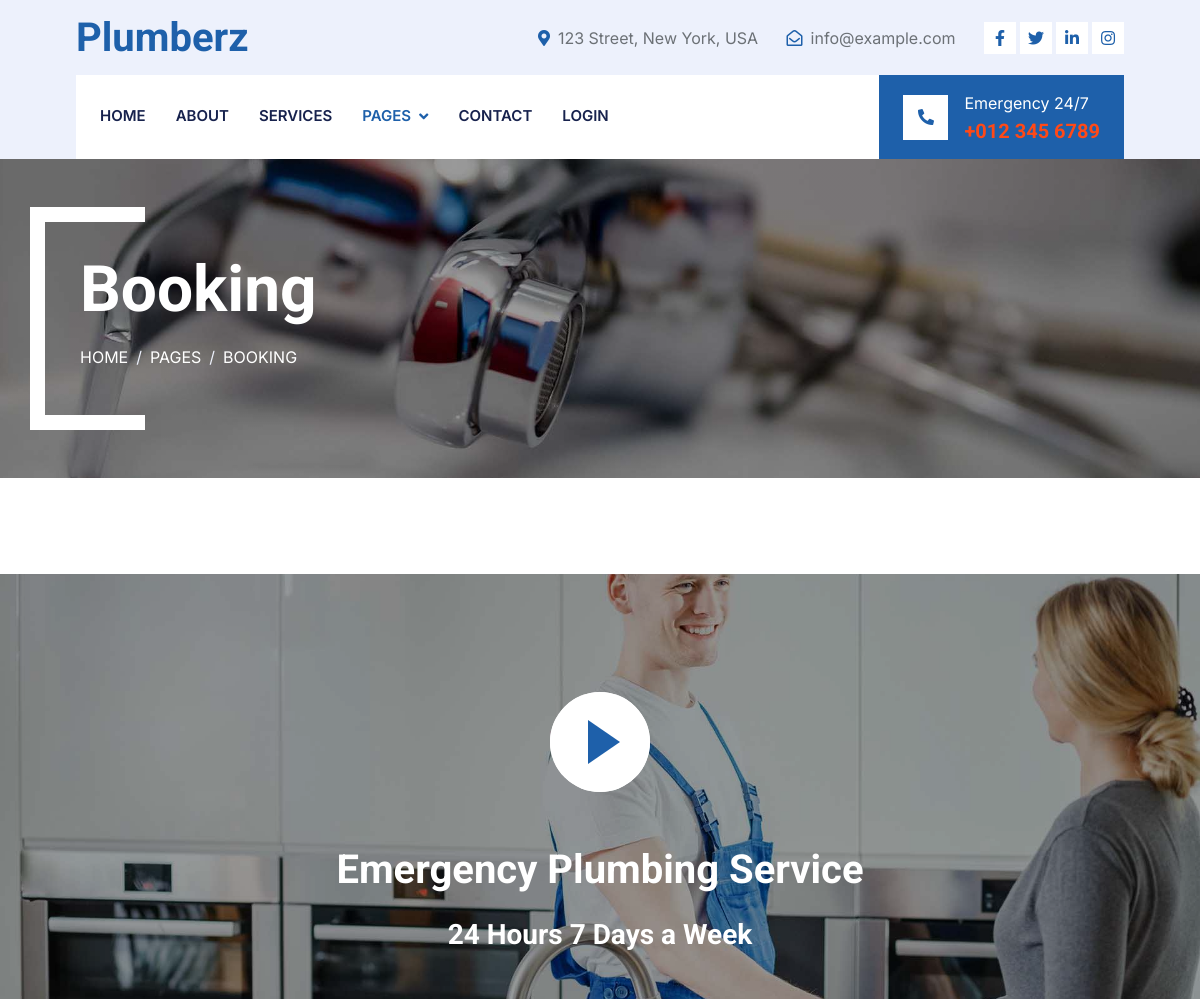
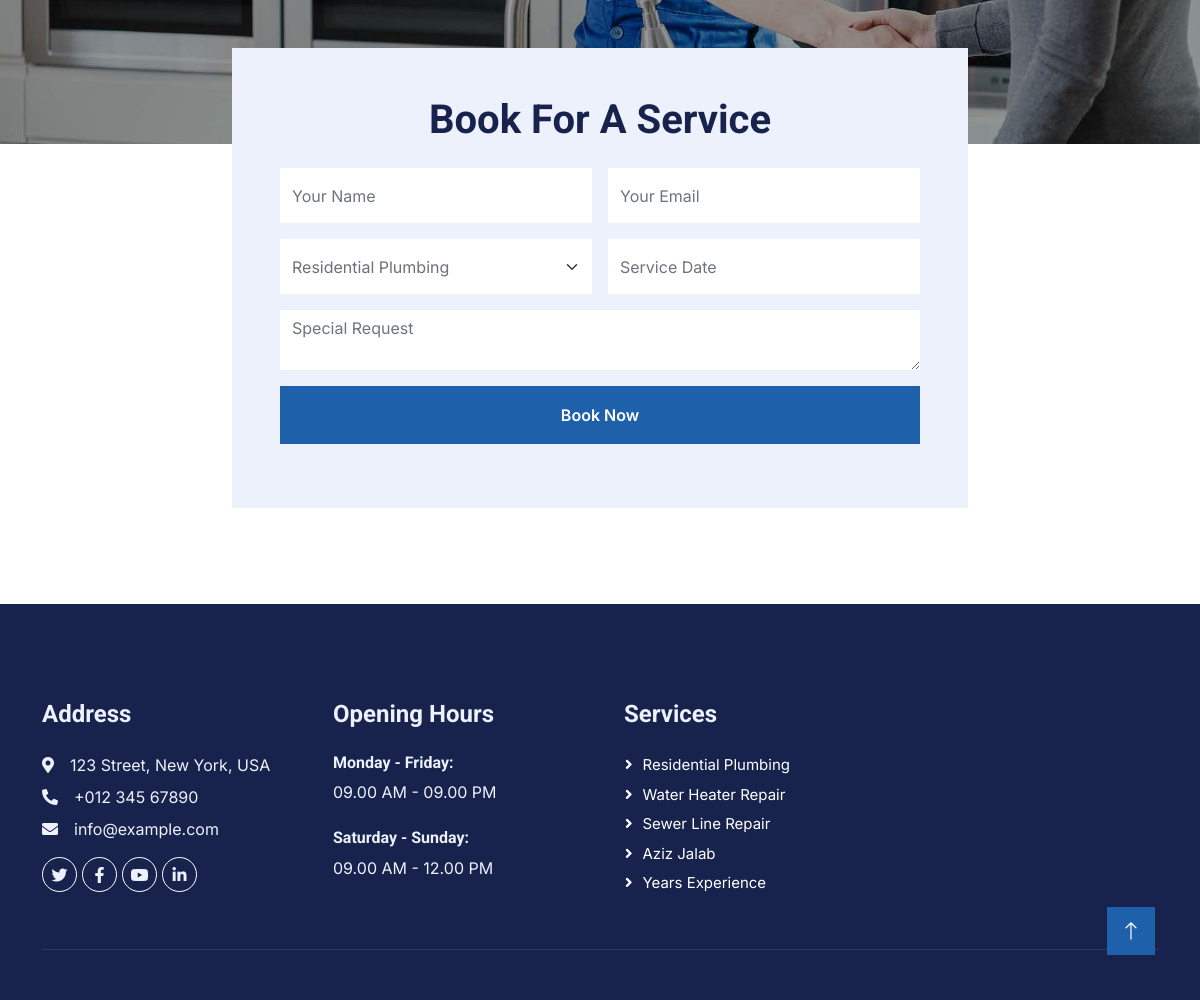
The page /booking/ on the database its author committed (2 pictures, top to bottom).
### pages/models.py (models this page shows, shortened)
class Service(models.Model):
    title = models.CharField(verbose_name="Название категории", max_length=150, unique=True)
    description = models.TextField(verbose_name="Описание услуги")
    slug = models.SlugField(blank=True, null=True, unique=True)
    quality = models.BooleanField(default=False)
    customer = models.BooleanField(default=False)
    supports = models.BooleanField(default=False)
    class Meta:
        verbose_name = "Сервис"
        verbose_name_plural = "Сервисы"

### pages/views.py (the view, shortened to what this page needs)
# urls.py: path("booking/", views.booking_view, name="booking"),
def booking_view(request):
    services = Service.objects.all()
    context = {
        'active_page': 'pages',
        'services': services,
    }
    return render(request, "pages/booking.html", context)

### templates/pages/booking.html (shortened to what this page needs)
{% extends 'base.html' %}
{% load static %}
{% block css %}
    <link href="https://cdnjs.cloudflare.com/ajax/libs/font-awesome/5.10.0/css/all.min.css" rel="stylesheet">
    <link href="https://cdn.jsdelivr.net/npm/bootstrap-icons@1.4.1/font/bootstrap-icons.css" rel="stylesheet">
    <link href="{% static 'lib/animate/animate.min.css' %}" rel="stylesheet">
    <link href="{% static 'lib/owlcarousel/assets/owl.carousel.min.css' %}" rel="stylesheet">
    <link href="{% static 'lib/tempusdominus/css/tempusdominus-bootstrap-4.min.css' %}" rel="stylesheet"/>
    <link href="{% static 'css/bootstrap.min.css' %}" rel="stylesheet">
    <link href="{% static 'css/style.css' %}" rel="stylesheet">
{% endblock %}
{% block content %}
    <div class="container-fluid page-header mb-5 py-5">
        <div class="container">
            <h1 class="display-3 text-white mb-3 animated slideInDown">Booking</h1>
            <nav aria-label="breadcrumb animated slideInDown">
                <ol class="breadcrumb text-uppercase">
                    <li class="breadcrumb-item"><a class="text-white" href="#">Home</a></li>
                    <li class="breadcrumb-item"><a class="text-white" href="#">Pages</a></li>
                    <li class="breadcrumb-item text-white active" aria-current="page">Booking</li>
                </ol>
            </nav>
        </div>
    </div>
    <div class="container-fluid px-0" style="margin: 6rem 0;">
        <div class="video wow fadeInUp" data-wow-delay="0.1s">
            <button type="button" class="btn-play" data-bs-toggle="modal"
                    data-src="https://www.youtube.com/embed/DWRcNpR6Kdc" data-bs-target="#videoModal">
                <span></span>
            </button>
            <h1 class="text-white mb-4">Emergency Plumbing Service</h1>
            <h3 class="text-white mb-0">24 Hours 7 Days a Week</h3>
        </div>
        <div class="container position-relative wow fadeInUp" data-wow-delay="0.1s" style="margin-top: -6rem;">
            <div class="row justify-content-center">
                <div class="col-lg-8">
                    <div class="bg-light text-center p-5">
                        <h1 class="mb-4">Book For A Service</h1>
                        <form method="POST" action="{% url 'booking' %}">
                            <div class="row g-3">
                                <div class="col-12 col-sm-6">
                                    <input type="text" class="form-control border-0" placeholder="Your Name" name="name"
                                           style="height: 55px;">
                                </div>
                                <div class="col-12 col-sm-6">
                                    <input type="email" class="form-control border-0" placeholder="Your Email"
                                           name="email" style="height: 55px;">
                                </div>
                                <div class="col-12 col-sm-6">
                                    <select class="form-select border-0" name="service" style="height: 55px;">
                                        {% for service in services %}
                                            <option value="{{ service.id }}">{{ service.title }}</option>
                                        {% endfor %}
                                    </select>
                                </div>
                                <div class="col-12 col-sm-6">
                                    <div class="date" id="date1" data-target-input="nearest">
                                        <input type="text" class="form-control border-0 datetimepicker-input"
                                               placeholder="Service Date" name="date" data-target="#date1"
                                               data-toggle="datetimepicker" style="height: 55px;">
                                    </div>
                                </div>
                                <div class="col-12">
                                    <textarea class="form-control border-0" placeholder="Special Request"
                                              name="messages"></textarea>
                                </div>
                                <div class="col-12">
                                    <button class="btn btn-primary w-100 py-3" type="submit">Book Now</button>
                                </div>
                            </div>
                        </form>
                    </div>
                </div>
            </div>
        </div>
    </div>
{% endblock %}

### templates/base.html (shortened to what this page needs)
{% load static %}
{% block css %}
{% endblock %}
<div class="container-fluid bg-light d-none d-lg-block">
    <div class="row align-items-center top-bar">
        <div class="col-lg-3 col-md-12 text-center text-lg-start">
            <a href="{% url 'home' %}" class="navbar-brand m-0 p-0">
                <h1 class="text-primary m-0">Plumberz</h1>
            </a>
        </div>
        <div class="col-lg-9 col-md-12 text-end">
            <div class="h-100 d-inline-flex align-items-center me-4">
                <i class="fa fa-map-marker-alt text-primary me-2"></i>
                <p class="m-0">123 Street, New York, USA</p>
            </div>
            <div class="h-100 d-inline-flex align-items-center me-4">
                <i class="far fa-envelope-open text-primary me-2"></i>
                <p class="m-0">info@example.com</p>
            </div>
            <div class="h-100 d-inline-flex align-items-center">
                <a class="btn btn-sm-square bg-white text-primary me-1" href=""><i class="fab fa-facebook-f"></i></a>
                <a class="btn btn-sm-square bg-white text-primary me-1" href=""><i class="fab fa-twitter"></i></a>
                <a class="btn btn-sm-square bg-white text-primary me-1" href=""><i class="fab fa-linkedin-in"></i></a>
                <a class="btn btn-sm-square bg-white text-primary me-0" href=""><i class="fab fa-instagram"></i></a>
            </div>
        </div>
    </div>
</div>
<div class="container-fluid nav-bar bg-light">
    <nav class="navbar navbar-expand-lg navbar-light bg-white p-3 py-lg-0 px-lg-4">
        <div class="collapse navbar-collapse" id="navbarCollapse">
            <div class="navbar-nav me-auto">
                <a href="{% url 'home' %}" class="nav-item nav-link {% if active_page == 'home' %}active{% endif %}">Home</a>
                <a href="{% url 'about' %}" class="nav-item nav-link {% if active_page == 'about' %}active{% endif %}">About</a>
                <a href="{% url 'service' %}" class="nav-item nav-link {% if active_page == 'service' %}active{% endif %}">Services</a>
                <div class="nav-item dropdown">
                    <a href="#" class="nav-link dropdown-toggle {% if active_page == 'pages' %}active{% endif %}" data-bs-toggle="dropdown">Pages</a>
                </div>
                <a href="{% url 'contact' %}" class="nav-item nav-link {% if active_page == 'contact' %}active{% endif %}">Contact</a>
                {% if not request.user.is_authenticated %}
                    <a href="{% url 'login' %}" class="nav-item nav-link {% if active_page == 'login' %}active{% endif %}">Login</a>
                {% endif %}
            </div>
            <div class="mt-4 mt-lg-0 me-lg-n4 py-3 px-4 bg-primary d-flex align-items-center">
                <div class="d-flex flex-shrink-0 align-items-center justify-content-center bg-white"
                     style="width: 45px; height: 45px;">
                    <i class="fa fa-phone-alt text-primary"></i>
                </div>
                <div class="ms-3">
                    <p class="mb-1 text-white">Emergency 24/7</p>
                    <h5 class="m-0 text-secondary">+012 345 6789</h5>
                </div>
            </div>
        </div>
    </nav>
</div>
{% block content %}
{% endblock content %}
<div class="container-fluid bg-dark text-light footer pt-5 mt-5 wow fadeIn" data-wow-delay="0.1s">
    <div class="container py-5">
        <div class="row g-5">
            <div class="col-lg-3 col-md-6">
                <h4 class="text-light mb-4">Address</h4>
                <p class="mb-2"><i class="fa fa-map-marker-alt me-3"></i>123 Street, New York, USA</p>
                <p class="mb-2"><i class="fa fa-phone-alt me-3"></i>+012 345 67890</p>
                <p class="mb-2"><i class="fa fa-envelope me-3"></i>info@example.com</p>
                <div class="d-flex pt-2">
                    <a class="btn btn-outline-light btn-social" href=""><i class="fab fa-twitter"></i></a>
                    <a class="btn btn-outline-light btn-social" href=""><i class="fab fa-facebook-f"></i></a>
                    <a class="btn btn-outline-light btn-social" href=""><i class="fab fa-youtube"></i></a>
                    <a class="btn btn-outline-light btn-social" href=""><i class="fab fa-linkedin-in"></i></a>
                </div>
            </div>
            <div class="col-lg-3 col-md-6">
                <h4 class="text-light mb-4">Opening Hours</h4>
                <h6 class="text-light">Monday - Friday:</h6>
                <p class="mb-4">09.00 AM - 09.00 PM</p>
                <h6 class="text-light">Saturday - Sunday:</h6>
                <p class="mb-0">09.00 AM - 12.00 PM</p>
            </div>
            <div class="col-lg-3 col-md-6">
                <h4 class="text-light mb-4">Services</h4>
                {% for service in services %}
                    <a class="btn btn-link" href="{% url 'service' %}">{{  service.title }}</a>
                {% endfor %}
            </div>
        </div>
    </div>
    <div class="container">
        <div class="copyright">
        </div>
    </div>
</div>
<a href="#" class="btn btn-lg btn-primary btn-lg-square rounded-0 back-to-top"><i class="bi bi-arrow-up"></i></a>

### static/css/style.css (style rules this page uses)
.back-to-top { position: fixed; display: none; right: 45px; bottom: 45px; z-index: 99; }
.btn { font-weight: 600; transition: .5s; }
.btn.btn-primary, .btn.btn-secondary { color: #FFFFFF; }
.btn-sm-square { width: 32px; height: 32px; }
.btn-lg-square { width: 48px; height: 48px; }
.btn-square, .btn-sm-square, .btn-lg-square { padding: 0; display: flex; align-items: center; justify-content: center; font-weight: normal; }
.top-bar { height: 75px; padding: 0 4rem; }
.nav-bar { position: relative; padding: 0 4.75rem; transition: .5s; z-index: 9999; }
.navbar .dropdown-toggle::after { border: none; content: "\f107"; font-family: "Font Awesome 5 Free"; font-weight: 900; vertical-align: middle; margin-left: 8px; }
.navbar-light .navbar-nav .nav-link { margin-right: 30px; padding: 25px 0; color: var(--dark); font-size: 15px; font-weight: 600; text-transform: uppercase; outline: none; }
.navbar-light .navbar-nav .nav-link:hover, .navbar-light .navbar-nav .nav-link.active { color: var(--primary); }
.header-carousel .container, .page-header .container { position: relative; padding: 45px 0 45px 35px; border-left: 15px solid #FFFFFF; }
.header-carousel .container::before, .header-carousel .container::after, .page-header .container::before, .page-header .container::after { position: absolute; content: ""; top: 0; left: 0; width: 100px; height: 15px; background: #FFFFFF; }
.header-carousel .container::after, .page-header .container::after { top: 100%; margin-top: -15px; }
.page-header { background: linear-gradient(rgba(0, 0, 0, .4), rgba(0, 0, 0, .4)), url(../img/bg.jpg) center center no-repeat; background-size: cover; }
.breadcrumb-item + .breadcrumb-item::before { color: var(--light); }
.video { position: relative; padding: 8rem 0 12rem 0; background: linear-gradient(rgba(0, 0, 0, .4), rgba(0, 0, 0, .4)), url(../img/carousel-1.jpg) center center no-repeat; background-size: cover; display: flex; flex-direction: column; align-items: center; justify-content: center; }
.video .btn-play { position: relative; box-sizing: content-box; display: block; width: 32px; height: 44px; border-radius: 50%; border: none; outline: none; padding: 18px 20px 18px 28px; margin-bottom: 4rem; }
.video .btn-play:before { content: ""; position: absolute; z-index: 0; left: 50%; top: 50%; transform: translateX(-50%) translateY(-50%); display: block; width: 100px; height: 100px; background: #FFFFFF; border-radius: 50%; animation: pulse-border 1500ms ease-out infinite; }
.video .btn-play:after { content: ""; position: absolute; z-index: 1; left: 50%; top: 50%; transform: translateX(-50%) translateY(-50%); display: block; width: 100px; height: 100px; background: #FFFFFF; border-radius: 50%; transition: all 200ms; }
.video .btn-play span { display: block; position: relative; z-index: 3; width: 0; height: 0; border-left: 32px solid var(--primary); border-top: 22px solid transparent; border-bottom: 22px solid transparent; }
.footer .btn.btn-social { margin-right: 5px; width: 35px; height: 35px; display: flex; align-items: center; justify-content: center; color: var(--light); border: 1px solid #FFFFFF; border-radius: 35px; transition: .3s; }
.footer .btn.btn-link { display: block; margin-bottom: 5px; padding: 0; text-align: left; color: #FFFFFF; font-size: 15px; font-weight: normal; text-transform: capitalize; transition: .3s; }
.footer .btn.btn-link::before { position: relative; content: "\f105"; font-family: "Font Awesome 5 Free"; font-weight: 900; margin-right: 10px; }
.footer .copyright { padding: 25px 0; font-size: 15px; border-top: 1px solid rgba(256, 256, 256, .1); }

### rows shown on the page
Service: title "Residential Plumbing"
Service: title "Water Heater Repair"
Service: title "Sewer Line Repair"
Service: title "Aziz Jalab"
Service: title "Years Experience"

### other values the page prints
form field service "Residential Plumbing"
